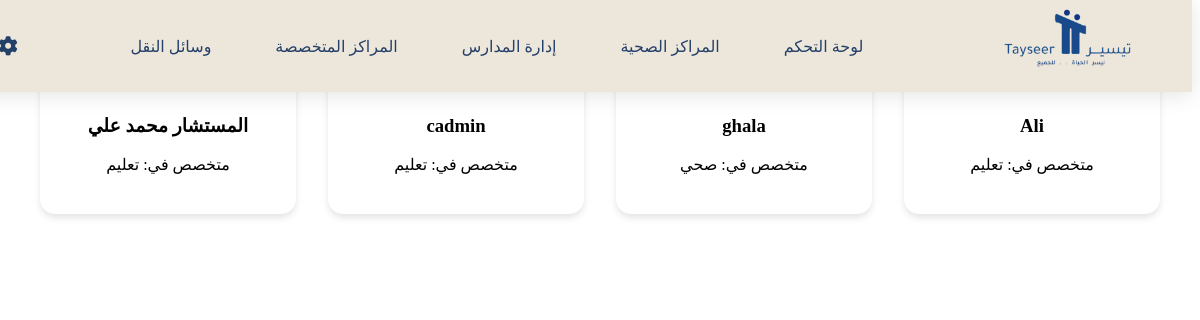
Page /chat/chat.php (signed in) on the committed database.
### tables this page shows
CREATE TABLE `consultants` (
  `id` int(11) NOT NULL,
  `name` varchar(100) NOT NULL,
  `email` varchar(100) NOT NULL,
  `password` varchar(255) NOT NULL,
  `created_at` timestamp NOT NULL DEFAULT CURRENT_TIMESTAMP,
  `specialization` enum('تعليم','صحي','نقل') NOT NULL DEFAULT 'تعليم',
  `is_approved` tinyint(1) DEFAULT '0'
);

### chat/chat.php (the view, shortened to what this page needs)
<?php
require '../db/db_connect.php';
$consultants = $conn->query("SELECT * FROM consultants")->fetch_all(MYSQLI_ASSOC);
?>
<!DOCTYPE html>
<html lang="ar" dir="rtl">
<head>
	<link rel="stylesheet" href="https://cdnjs.cloudflare.com/ajax/libs/font-awesome/6.0.0/css/all.min.css">
  	    <link rel="stylesheet" href="../../include/styles.css">
</head>
<body>
    <?php require '../include/header.php'; ?>
    <main class="consultant-grid">
        <?php foreach($consultants as $consultant): ?>
            <div class="consultant-card"
                 onclick="window.location.href='chat_window.php?consultant_id=<?= $consultant['id'] ?>'">
                <h3><?= htmlspecialchars($consultant['name']) ?></h3>
                <p>متخصص في: <?= htmlspecialchars($consultant['specialization']) ?></p>
            </div>
        <?php endforeach; ?>
    </main>
</body>
</html>

### include/styles.css (style rules this page uses)
:root { --primary-blue: #2B6A78; --secondary-teal: #244069; --accent-orange: #FF7F50; --light-cream: #F7F4EF; --dark-text: #2D3748; }

### chat/chat.php (style rules this page uses)
.consultant-grid { display: grid; grid-template-columns: repeat(auto-fit, minmax(250px, 1fr)); gap: 2rem; padding: 4rem 2rem; max-width: 1200px; margin: 0 auto; }
.consultant-card { background: white; padding: 1.5rem; border-radius: 15px; box-shadow: 0 4px 6px rgba(0,0,0,0.1); text-align: center; cursor: pointer; transition: transform 0.3s ease; }

### include/header.php (style rules this page uses)
:root { --primary-blue: #2B6A78; --secondary-teal: #244069; --accent-orange: #FF7F50; --light-cream: #F7F4EF; --dark-text: #2D3748; }

### rows in the picture
consultants: name "Ali", specialization "تعليم"
consultants: name "ghala", specialization "صحي"
consultants: name "cadmin", specialization "تعليم"
consultants: name "المستشار محمد علي", specialization "تعليم"
